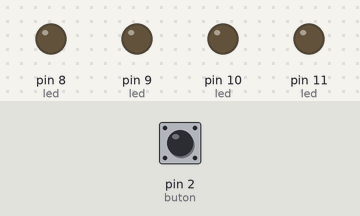
A sketch run on a simulated Arduino Uno, built with avr-gcc and run on an emulated ATmega328P. Shown: output pins drawn as LEDs (lit = HIGH). Inputs (shaded band) come from the test bench; at power-on: pin 2 (buton) LOW.

Above: at 1.2 s.
1.3 s: pin 2 (buton) pulled HIGH for 0.15 s
At 2.1 s:
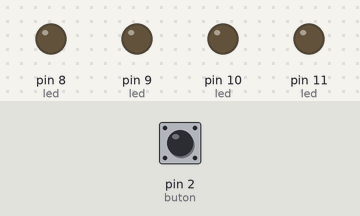
3.0 s: pin 2 (buton) pulled HIGH for 1 s
At 3.6 s:
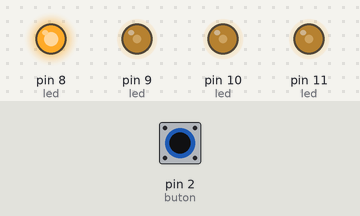
At 4.01 s:
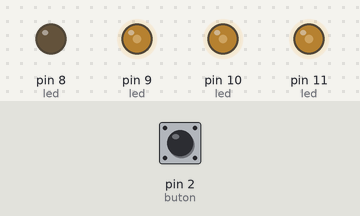
Timing chart, 0 to 6.0 s (numbered marks = the images above; inputs shaded):
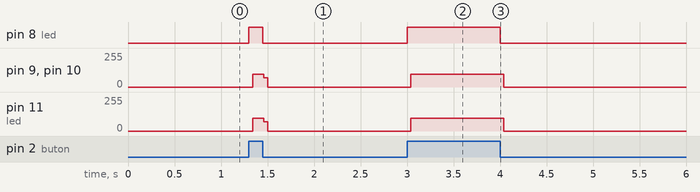

Measured:
- after the input at 1.3 s, pin 8 (led): LOW → HIGH at once, → LOW 0.15 s later; pin 9 (led), pin 10 (led): 0/255 → 95/255 at once, → 0/255 0.12 s later; pin 11 (led): 0/255 → 94/255 at once, → 0/255 0.12 s later
- after the input at 3.0 s, pin 8 (led): LOW → HIGH at once, → LOW 1.0 s later; pin 9 (led), pin 10 (led), pin 11 (led): 0/255 → 95/255 at once, → 0/255 1.0 s later

The sketch:

Proje_Buton.ino
```cpp
void setup() {
pinMode(2,INPUT);//buton
pinMode(8,OUTPUT);//led
pinMode(9,OUTPUT);//led
pinMode(10,OUTPUT);//led
pinMode(11,OUTPUT);//led

}

void loop() {
if(digitalRead(2) == HIGH){
digitalWrite(8,HIGH);
digitalWrite(9,HIGH);
digitalWrite(10,HIGH);
digitalWrite (11,HIGH);
}
else
digitalWrite(8,LOW);
digitalWrite(9,LOW);
digitalWrite(10,LOW);
digitalWrite (11,LOW);
}
```
